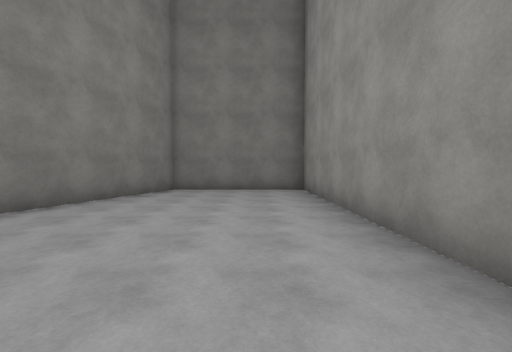
View 1 (above)

17 first-person views from a walk through a scene from a Unity 3-D project. The camera is 1.5 m above the floor, tilts 2° down and sees 90° across. The floor is counted in squares, 2 m on a side. Each view is taken from the middle of a square. On the plan, view 1 faces up. The plan holds only what a view shows up to about 9 squares ahead; the rest is blank. The place goes on beyond the plan. Surface patterns are stand-ins for the level's own textures.

View 2
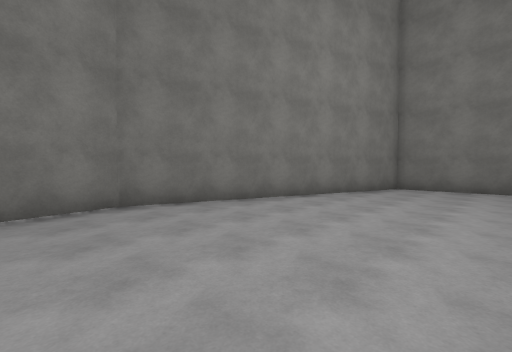

View 3
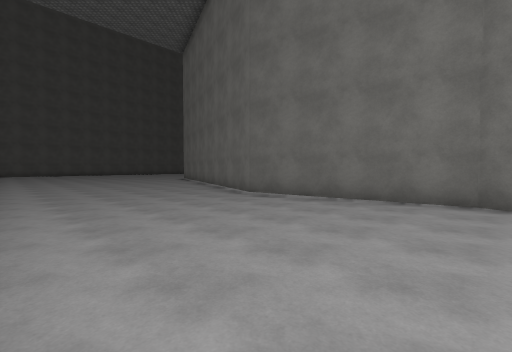

View 4
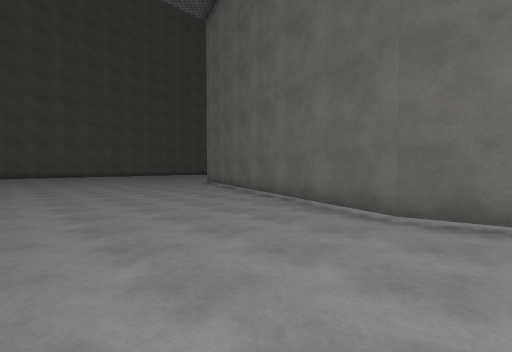

View 5
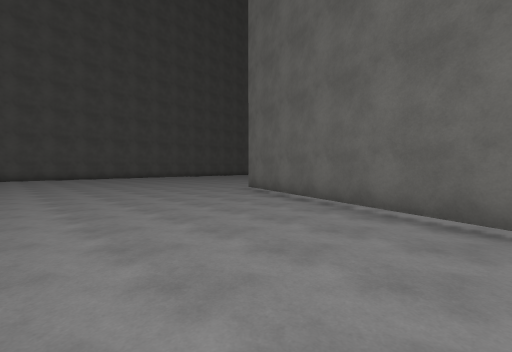

View 6
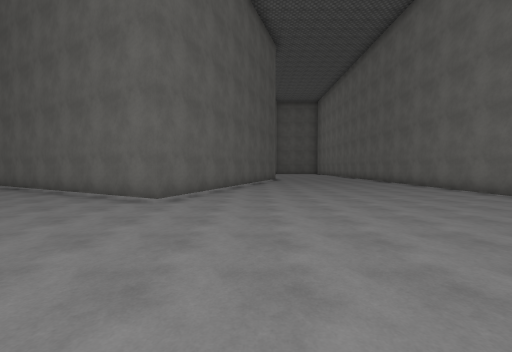

View 7
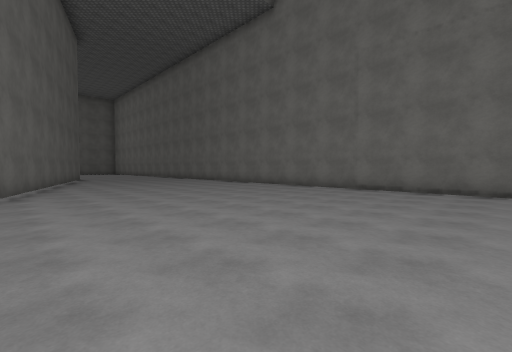

View 8
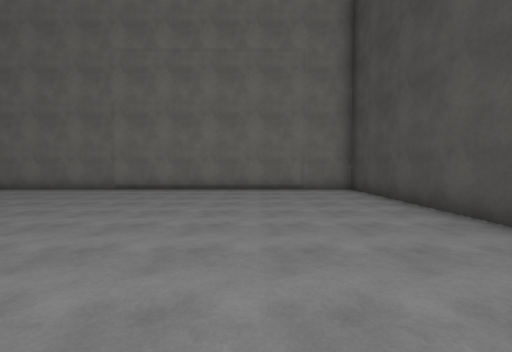

View 9
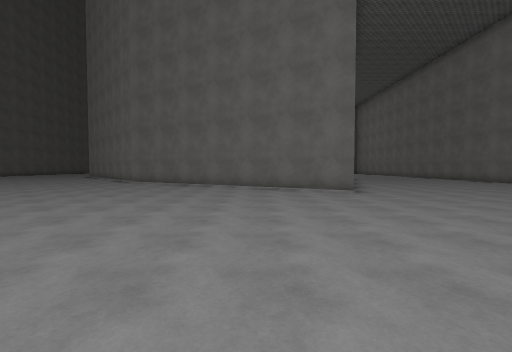

View 10
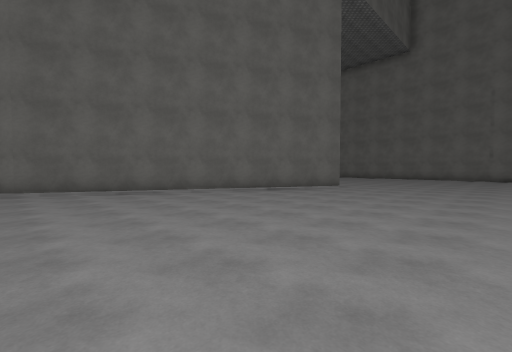

View 11
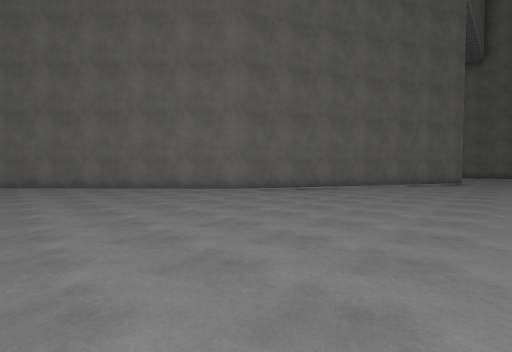

View 12
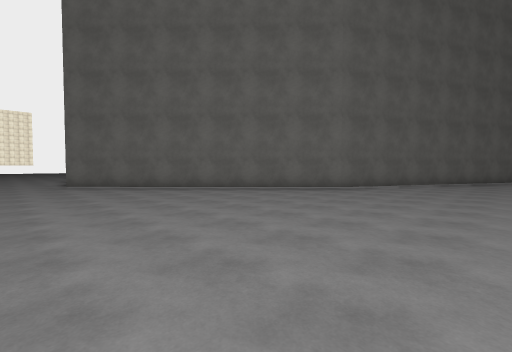

View 13
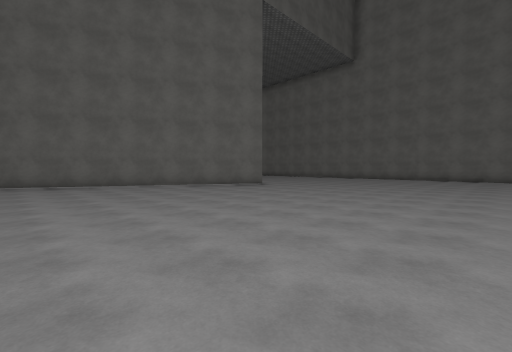

View 14
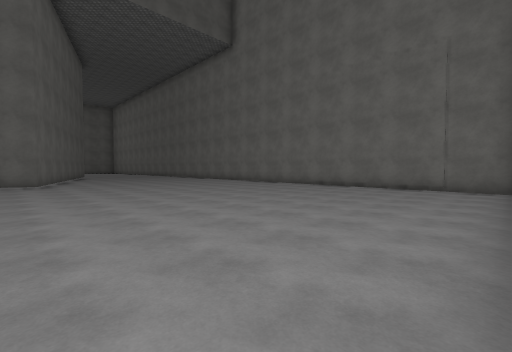

View 15
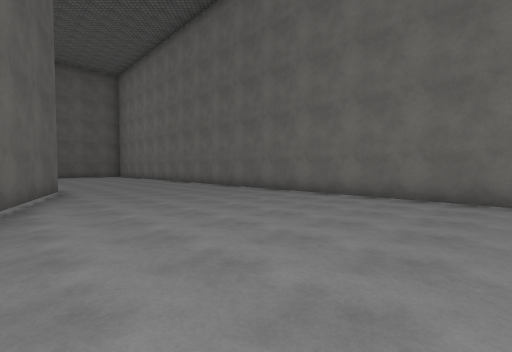

View 16
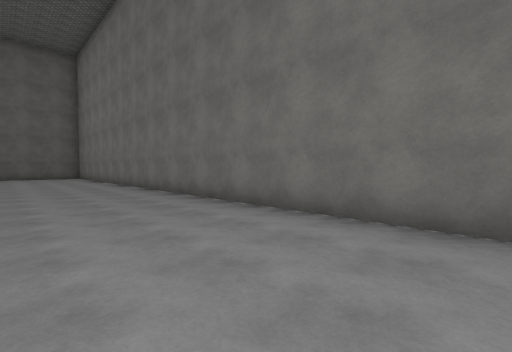

View 17
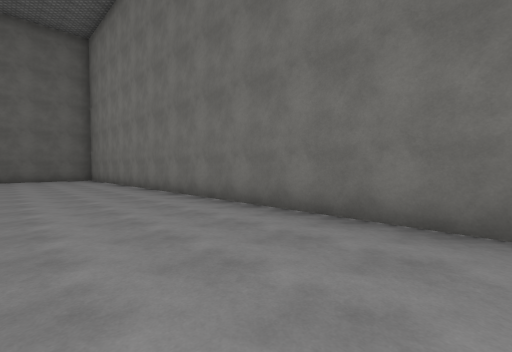

### Floor plan
Points are (right, up) in squares from view 1. A wall is a line through its corners. A room is listed if a view was taken in it or the views show most of it. See-through windows are left out.
Room 1 (views 1, 2, 3, 4, 5, 6, 7, 8, 9, 10, 11, 12, 13, 14, 15, 16, 17)
walls: (0.9, -25.2) (1.6, -25.2) (1.6, 8.5) (-2.7, 8.5) (-5.2, 0.6) (-3.9, -4.1) (-7.1, -13.5) (-15.7, -8.9) (-22.4, -2)
ways out: opening at (-23.5, -3)

Positions as (right, up) in squares from view 1, and headings:
1: (0, 0), facing up
2: (0, -1), facing up-left
3: (1, 1), facing down-left
4: (0, -3), facing down-left
5: (-1, -7), facing down-left
6: (-5, -19), facing up
7: (-7, -21), facing up-right
8: (-7, -22), facing right
9: (-10, -21), facing up
10: (-16, -18), facing up-right
11: (-21, -15), facing up-right
12: (-24, -13), facing up-right
13: (-15, -21), facing up-right
14: (-8, -25), facing up-right
15: (-5, -13), facing up-right
16: (-2, -11), facing up-right
17: (-2, -8), facing up-right
